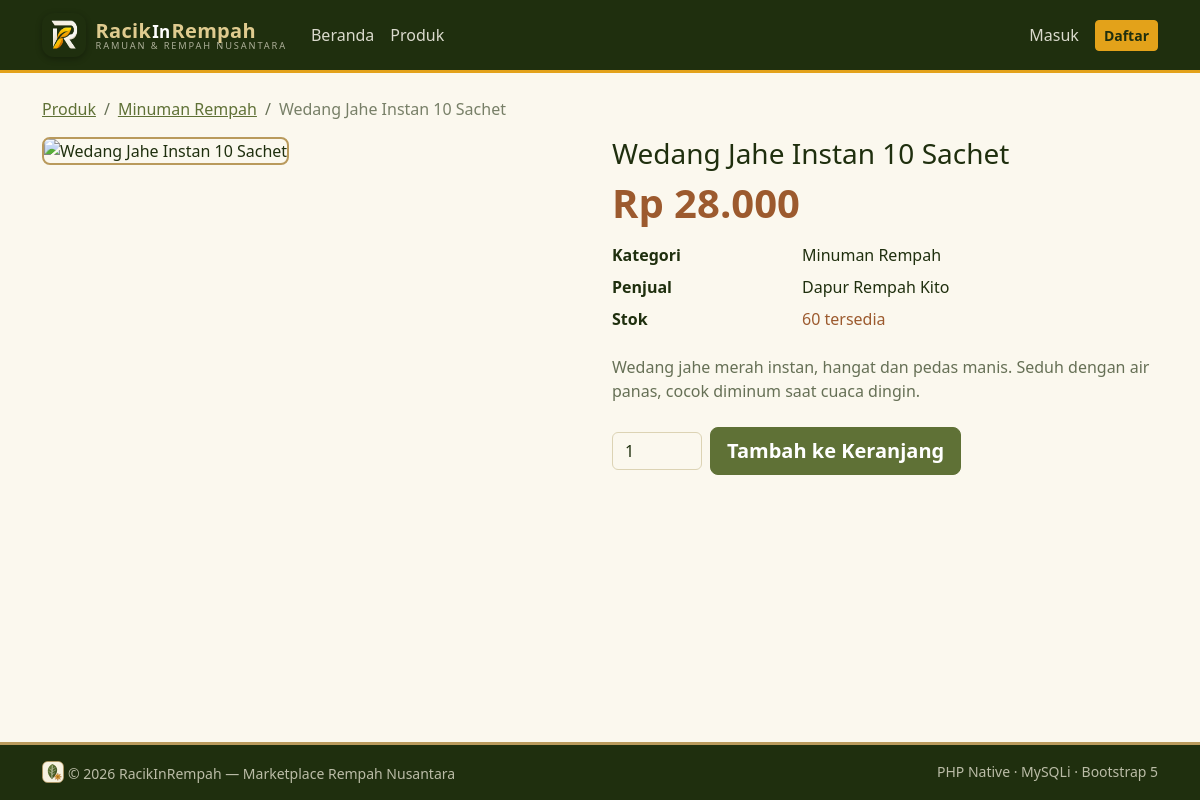
/produk.php?id=1, run on the app's committed database.
### tables this page shows
CREATE TABLE produk (
  id_produk   INT UNSIGNED NOT NULL AUTO_INCREMENT,
  id_kategori INT UNSIGNED NULL,
  id_penjual  INT UNSIGNED NOT NULL,
  nama_produk VARCHAR(150) NOT NULL,
  deskripsi   TEXT NULL,
  harga       DECIMAL(12,2) NOT NULL,
  stok        INT UNSIGNED NOT NULL DEFAULT 0,
  gambar      VARCHAR(255) NULL,
  created_at  TIMESTAMP NOT NULL DEFAULT CURRENT_TIMESTAMP,
  PRIMARY KEY (id_produk),
  KEY idx_produk_kategori (id_kategori),
  KEY idx_produk_penjual (id_penjual),
  CONSTRAINT fk_produk_kategori FOREIGN KEY (id_kategori)
    REFERENCES kategori (id_kategori) ON DELETE SET NULL ON UPDATE CASCADE,
  CONSTRAINT fk_produk_penjual FOREIGN KEY (id_penjual)
    REFERENCES users (id_user) ON DELETE CASCADE ON UPDATE CASCADE
);

CREATE TABLE kategori (
  id_kategori   INT UNSIGNED NOT NULL AUTO_INCREMENT,
  nama_kategori VARCHAR(80) NOT NULL,
  PRIMARY KEY (id_kategori),
  UNIQUE KEY uq_kategori_nama (nama_kategori)
);

CREATE TABLE users (
  id_user    INT UNSIGNED NOT NULL AUTO_INCREMENT,
  nama       VARCHAR(100) NOT NULL,
  email      VARCHAR(120) NOT NULL,
  password   VARCHAR(255) NOT NULL,
  role       ENUM('admin','penjual','pembeli') NOT NULL DEFAULT 'pembeli',
  alamat     TEXT NULL,
  no_hp      VARCHAR(20) NULL,
  created_at TIMESTAMP NOT NULL DEFAULT CURRENT_TIMESTAMP,
  PRIMARY KEY (id_user),
  UNIQUE KEY uq_users_email (email)
);

### produk.php (the view, shortened to what this page needs)
<?php
require __DIR__ . '/includes/init.php';
$id = (int) ($_GET['id'] ?? 0);
$p = row(
    $db,
    'SELECT p.*, k.nama_kategori, u.nama AS nama_penjual
       FROM produk p
       LEFT JOIN kategori k ON k.id_kategori = p.id_kategori
       JOIN users u ON u.id_user = p.id_penjual
      WHERE p.id_produk = ?',
    'i',
    [$id]
);
include __DIR__ . '/includes/header.php';
?>
<nav aria-label="breadcrumb">
    <ol class="breadcrumb">
        <li class="breadcrumb-item"><a href="<?= BASE_URL ?>/katalog.php">Produk</a></li>
        <li class="breadcrumb-item"><a href="<?= BASE_URL ?>/katalog.php?kategori=<?= (int) $p['id_kategori'] ?>"><?= e($p['nama_kategori'] ?? 'Umum') ?></a></li>
        <li class="breadcrumb-item active" aria-current="page"><?= e($p['nama_produk']) ?></li>
    </ol>
</nav>
<div class="row g-4">
    <div class="col-md-6"><?= gambar_html($p, 'img-detail') ?></div>
    <div class="col-md-6">
        <h1 class="h3"><?= e($p['nama_produk']) ?></h1>
        <div class="display-6 text-success fw-bold mb-3"><?= rupiah($p['harga']) ?></div>
        <dl class="row mb-3">
            <dt class="col-4">Kategori</dt><dd class="col-8"><?= e($p['nama_kategori'] ?? 'Umum') ?></dd>
            <dt class="col-4">Penjual</dt><dd class="col-8"><?= e($p['nama_penjual']) ?></dd>
            <dt class="col-4">Stok</dt>
            <dd class="col-8">
                <?= $p['stok'] > 0 ? '<span class="text-success">' . (int) $p['stok'] . ' tersedia</span>' : '<span class="text-danger">Habis</span>' ?>
            </dd>
        </dl>
        <p class="text-secondary"><?= nl2br(e($p['deskripsi'] ?? '')) ?></p>
        <form method="post" action="<?= BASE_URL ?>/keranjang_tambah.php" class="d-flex gap-2 align-items-center mt-4">
            <input type="number" name="jumlah" value="1" min="1" max="<?= max(1, (int) $p['stok']) ?>" class="form-control qty-input" aria-label="Jumlah" <?= $p['stok'] < 1 ? 'disabled' : '' ?>>
            <button class="btn btn-brand btn-lg" <?= $p['stok'] < 1 ? 'disabled' : '' ?>>Tambah ke Keranjang</button>
        </form>
    </div>
</div>
<?php include __DIR__ . '/includes/footer.php'; ?>

### assets/style.css (style rules this page uses)
:root { --jerami: #B99A5C; --vanila: #DFCB8F; --belukar: #5F7136; --lumut: #1F2F0E; --putih: #FBF8EE; --belukar-deep: #3d4f22; --vanila-soft: #EDE5C8; --garis: #DCD3B4; --belukar-dark: #4b5a2a; --jerami-hover: #cdb06f; --bs-body-bg: var(--putih); --bs-body-color: var(--lumut); --bs-secondary-color: rgba(31, 47, 14, .68); --bs-border-color: var(--garis); --bs-link-color: var(--belukar); --bs-link-hover-color: var(--lumut); }
body { background-color: var(--putih); color: var(--lumut); }
a { color: var(--belukar); }
.text-muted, .text-secondary { color: rgba(31, 47, 14, .68) !important; }
.btn-brand { background-color: var(--belukar); border-color: var(--belukar); color: #fff; font-weight: 600; }
.text-success { color: var(--belukar) !important; }
.form-control::placeholder { color: rgba(31, 47, 14, .45); }
.breadcrumb-item.active { color: rgba(31, 47, 14, .6); }
.qty-input { max-width: 90px; }
:root { --kunyit: #E3A21A; --kunyit-hover: #f0b438; --kayu-manis: #9C5A2E; --cabai: #B5382A; }
.text-success { color: var(--kayu-manis) !important; }

### data on the page
produk: id_kategori.nama_kategori "Minuman Rempah", nama_produk "Wedang Jahe Instan 10 Sachet", harga "Rp 28.000", id_penjual.nama "Dapur Rempah Kito", stok "60", deskripsi "Wedang jahe merah instan, hangat dan pedas manis. Seduh dengan air panas, cocok diminum saat cuaca dingin.", jumlah "1"
